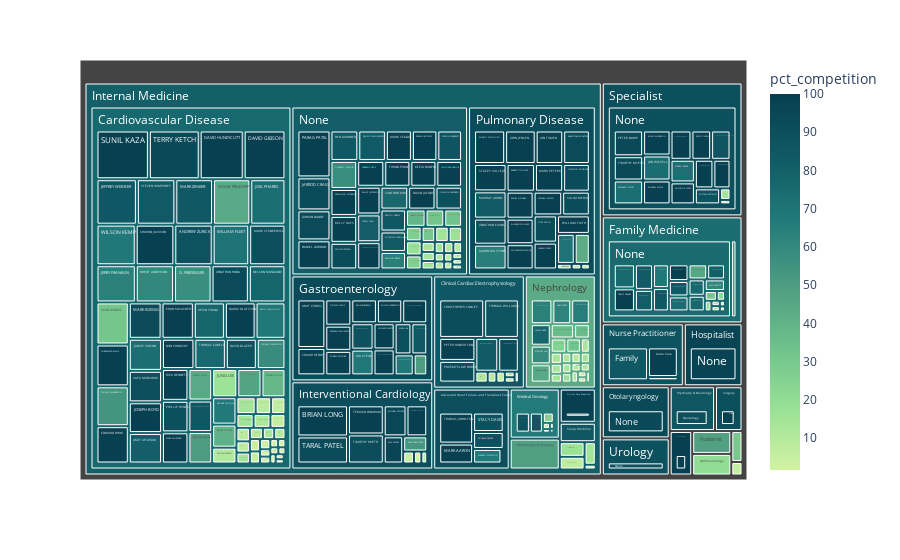

The code cell stored with this chart in its notebook:
### Code cell
fig = px.treemap(percents_treemap, path=['Classification', 'Specialization', 'Name'], values='non_vandy_patients',
                color='pct_competition', 
                hover_data=['Name', 'Classification', 'Specialization', 'provider_business_address_1',
                           'provider_business_address_2', 'provider_business_city',
                           'provider_business_state', 'provider_business_zip5', 'total_patients'],
                color_continuous_scale='Emrld')
fig.show()

### Figure 1 — Plotly figure (JSON) as saved in the notebook; plotly's stock layout.template omitted (floating-point values rounded to 4 significant figures; data arrays with more than 128 entries replaced by an {"elided": "..."} marker saying what was removed)
{"data": [{"branchvalues": "total", "customdata": {"elided": "367x10 mixed values"}, "domain": {"x": [0, 1], "y": [0, 1]}, "hovertemplate": "labels=%{label}<br>non_vandy_patients=%{value}<br>parent=%{parent}<br>id=%{id}<br>Name=%{customdata[0]}<br>Classification=%{customdata[1]}<br>Specialization=%{customdata[2]}<br>provider_business_address_1=%{customdata[3]}<br>provider_business_address_2=%{customdata[4]}<br>provider_business_city=%{customdata[5]}<br>provider_business_state=%{customdata[6]}<br>provider_business_zip5=%{customdata[7]}<br>total_patients=%{customdata[8]}<br>pct_competition=%{color}<extra></extra>", "ids": {"elided": "367 str values"}, "labels": {"elided": "367 str values"}, "marker": {"coloraxis": "coloraxis", "colors": {"elided": "367 float values"}}, "name": "", "parents": {"elided": "367 str values"}, "type": "treemap", "values": {"elided": "367 int values"}}], "layout": {"coloraxis": {"colorbar": {"title": {"text": "pct_competition"}}, "colorscale": [[0, "rgb(211, 242, 163)"], [0.1667, "rgb(151, 225, 150)"], [0.3333, "rgb(108, 192, 139)"], [0.5, "rgb(76, 155, 130)"], [0.6667, "rgb(33, 122, 121)"], [0.8333, "rgb(16, 89, 101)"], [1, "rgb(7, 64, 80)"]]}, "legend": {"tracegroupgap": 0}, "margin": {"t": 60}}}
